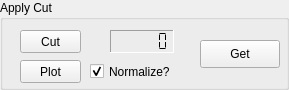
            <widget class="QGroupBox" name="groupBox_7">
             <property name="sizePolicy">
              <sizepolicy hsizetype="Expanding" vsizetype="Expanding">
               <horstretch>0</horstretch>
               <verstretch>0</verstretch>
              </sizepolicy>
             </property>
             <property name="maximumSize">
              <size>
               <width>16777215</width>
               <height>90</height>
              </size>
             </property>
             <property name="title">
              <string>Apply Cut</string>
             </property>
             <widget class="QPushButton" name="PB_get_ST">
              <property name="geometry">
               <rect>
                <x>200</x>
                <y>40</y>
                <width>80</width>
                <height>28</height>
               </rect>
              </property>
              <property name="text">
               <string>Get</string>
              </property>
             </widget>
             <widget class="QLCDNumber" name="LCD_cut_num_ST">
              <property name="geometry">
               <rect>
                <x>110</x>
                <y>30</y>
                <width>64</width>
                <height>23</height>
               </rect>
              </property>
              <property name="frameShape">
               <enum>QFrame::Panel</enum>
              </property>
              <property name="frameShadow">
               <enum>QFrame::Sunken</enum>
              </property>
              <property name="lineWidth">
               <number>1</number>
              </property>
              <property name="midLineWidth">
               <number>1</number>
              </property>
              <property name="smallDecimalPoint">
               <bool>true</bool>
              </property>
              <property name="digitCount">
               <number>5</number>
              </property>
              <property name="segmentStyle">
               <enum>QLCDNumber::Flat</enum>
              </property>
              <property name="value" stdset="0">
               <double>0.000000000000000</double>
              </property>
              <property name="intValue" stdset="0">
               <number>0</number>
              </property>
             </widget>
             <widget class="QPushButton" name="PB_plot_ST">
              <property name="geometry">
               <rect>
                <x>20</x>
                <y>60</y>
                <width>61</width>
                <height>23</height>
               </rect>
              </property>
              <property name="text">
               <string>Plot</string>
              </property>
             </widget>
             <widget class="QPushButton" name="PB_cut_ST">
              <property name="geometry">
               <rect>
                <x>20</x>
                <y>30</y>
                <width>61</width>
                <height>23</height>
               </rect>
              </property>
              <property name="text">
               <string>Cut</string>
              </property>
             </widget>
             <widget class="QCheckBox" name="CB_is_normalize">
              <property name="geometry">
               <rect>
                <x>90</x>
                <y>60</y>
                <width>91</width>
                <height>23</height>
               </rect>
              </property>
              <property name="text">
               <string>Normalize?</string>
              </property>
              <property name="checked">
               <bool>true</bool>
              </property>
              <property name="tristate">
               <bool>false</bool>
              </property>
             </widget>
            </widget>
